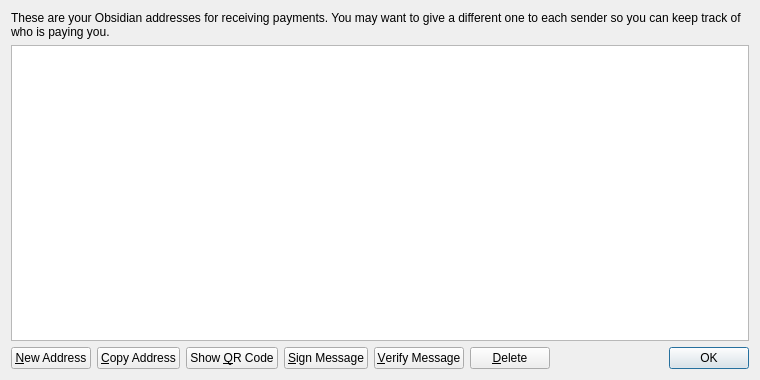
<?xml version="1.0" encoding="UTF-8"?>
<ui version="4.0">
 <class>AddressBookPage</class>
 <widget class="QWidget" name="AddressBookPage">
  <property name="geometry">
   <rect>
    <x>0</x>
    <y>0</y>
    <width>760</width>
    <height>380</height>
   </rect>
  </property>
  <property name="windowTitle">
   <string>Address Book</string>
  </property>
  <layout class="QVBoxLayout" name="verticalLayout">
   <item>
    <widget class="QLabel" name="labelExplanation">
     <property name="text">
      <string>These are your Obsidian addresses for receiving payments. You may want to give a different one to each sender so you can keep track of who is paying you.</string>
     </property>
     <property name="textFormat">
      <enum>Qt::PlainText</enum>
     </property>
     <property name="wordWrap">
      <bool>true</bool>
     </property>
    </widget>
   </item>
   <item>
    <widget class="QTableView" name="tableView">
     <property name="contextMenuPolicy">
      <enum>Qt::CustomContextMenu</enum>
     </property>
     <property name="toolTip">
      <string>Double-click to edit address or label</string>
     </property>
     <property name="tabKeyNavigation">
      <bool>false</bool>
     </property>
     <property name="alternatingRowColors">
      <bool>true</bool>
     </property>
     <property name="selectionMode">
      <enum>QAbstractItemView::SingleSelection</enum>
     </property>
     <property name="selectionBehavior">
      <enum>QAbstractItemView::SelectRows</enum>
     </property>
     <property name="sortingEnabled">
      <bool>true</bool>
     </property>
     <attribute name="verticalHeaderVisible">
      <bool>false</bool>
     </attribute>
    </widget>
   </item>
   <item>
    <layout class="QHBoxLayout" name="horizontalLayout">
     <item>
      <widget class="QPushButton" name="newAddressButton">
       <property name="toolTip">
        <string>Create a new address</string>
       </property>
       <property name="text">
        <string>&amp;New Address</string>
       </property>
       <property name="icon">
        <iconset resource="../bitcoin.qrc">
         <normaloff>:/icons/add</normaloff>:/icons/add</iconset>
       </property>
      </widget>
     </item>
     <item>
      <widget class="QPushButton" name="copyToClipboard">
       <property name="toolTip">
        <string>Copy the currently selected address to the system clipboard</string>
       </property>
       <property name="text">
        <string>&amp;Copy Address</string>
       </property>
       <property name="icon">
        <iconset resource="../bitcoin.qrc">
         <normaloff>:/icons/editcopy</normaloff>:/icons/editcopy</iconset>
       </property>
      </widget>
     </item>
     <item>
      <widget class="QPushButton" name="showQRCode">
       <property name="text">
        <string>Show &amp;QR Code</string>
       </property>
       <property name="icon">
        <iconset resource="../bitcoin.qrc">
         <normaloff>:/icons/qrcode</normaloff>:/icons/qrcode</iconset>
       </property>
      </widget>
     </item>
     <item>
      <widget class="QPushButton" name="signMessage">
       <property name="toolTip">
        <string>Sign a message to prove you own a Bitcoin address</string>
       </property>
       <property name="text">
        <string>&amp;Sign Message</string>
       </property>
       <property name="icon">
        <iconset resource="../bitcoin.qrc">
         <normaloff>:/icons/edit</normaloff>:/icons/edit</iconset>
       </property>
      </widget>
     </item>
     <item>
      <widget class="QPushButton" name="verifyMessage">
       <property name="toolTip">
        <string>Verify a message to ensure it was signed with a specified Bitcoin address</string>
       </property>
       <property name="text">
        <string>&amp;Verify Message</string>
       </property>
       <property name="icon">
        <iconset resource="../bitcoin.qrc">
         <normaloff>:/icons/transaction_0</normaloff>:/icons/transaction_0</iconset>
       </property>
      </widget>
     </item>
     <item>
      <widget class="QPushButton" name="deleteButton">
       <property name="toolTip">
        <string>Delete the currently selected address from the list. Only sending addresses can be deleted.</string>
       </property>
       <property name="text">
        <string>&amp;Delete</string>
       </property>
       <property name="icon">
        <iconset resource="../bitcoin.qrc">
         <normaloff>:/icons/remove</normaloff>:/icons/remove</iconset>
       </property>
      </widget>
     </item>
     <item>
      <spacer name="horizontalSpacer">
       <property name="orientation">
        <enum>Qt::Horizontal</enum>
       </property>
       <property name="sizeHint" stdset="0">
        <size>
         <width>40</width>
         <height>20</height>
        </size>
       </property>
      </spacer>
     </item>
     <item>
      <widget class="QDialogButtonBox" name="buttonBox">
       <property name="sizePolicy">
        <sizepolicy hsizetype="Maximum" vsizetype="Fixed">
         <horstretch>0</horstretch>
         <verstretch>0</verstretch>
        </sizepolicy>
       </property>
       <property name="standardButtons">
        <set>QDialogButtonBox::Ok</set>
       </property>
      </widget>
     </item>
    </layout>
   </item>
  </layout>
 </widget>
 <resources>
  <include location="../bitcoin.qrc"/>
 </resources>
 <connections/>
</ui>
